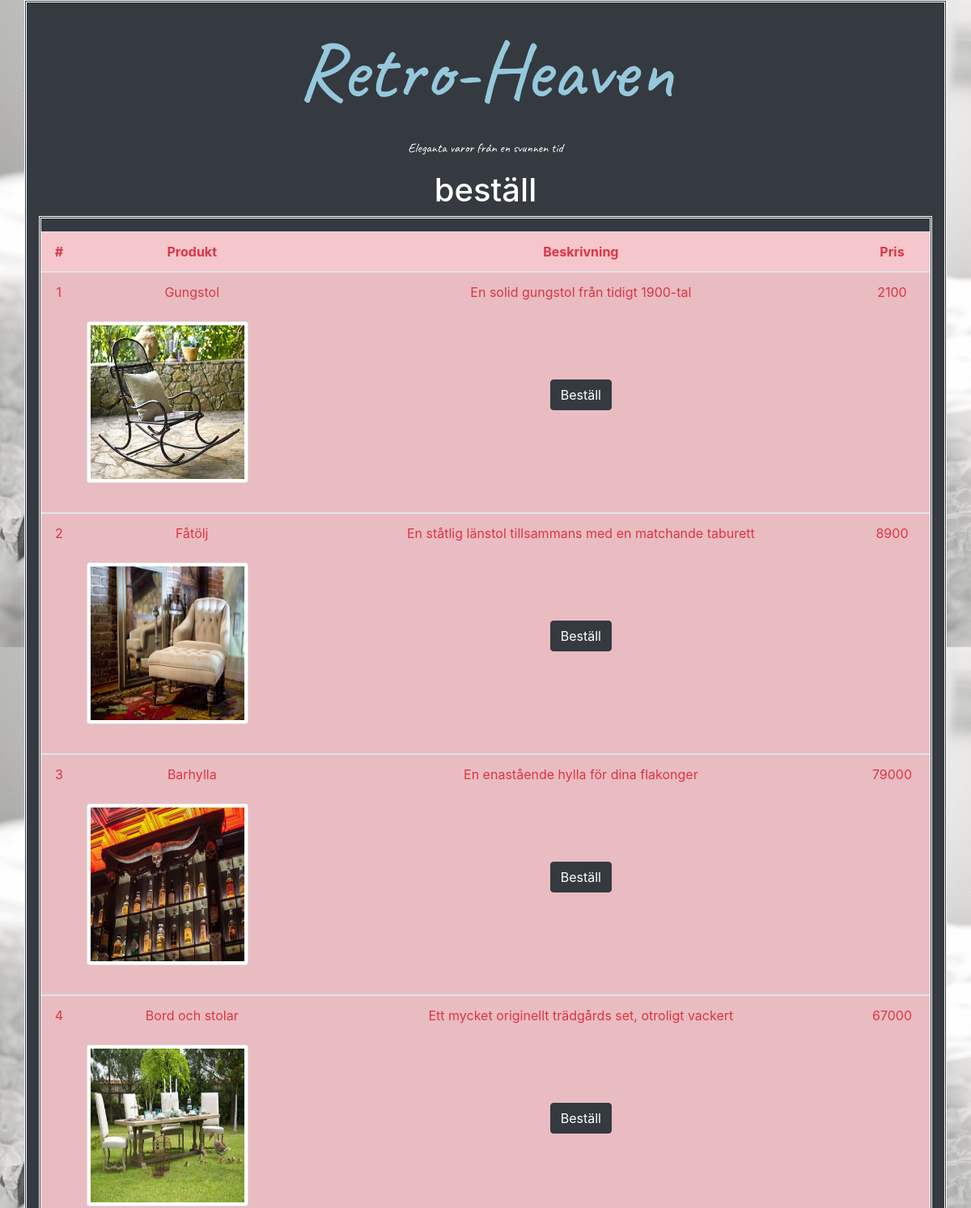
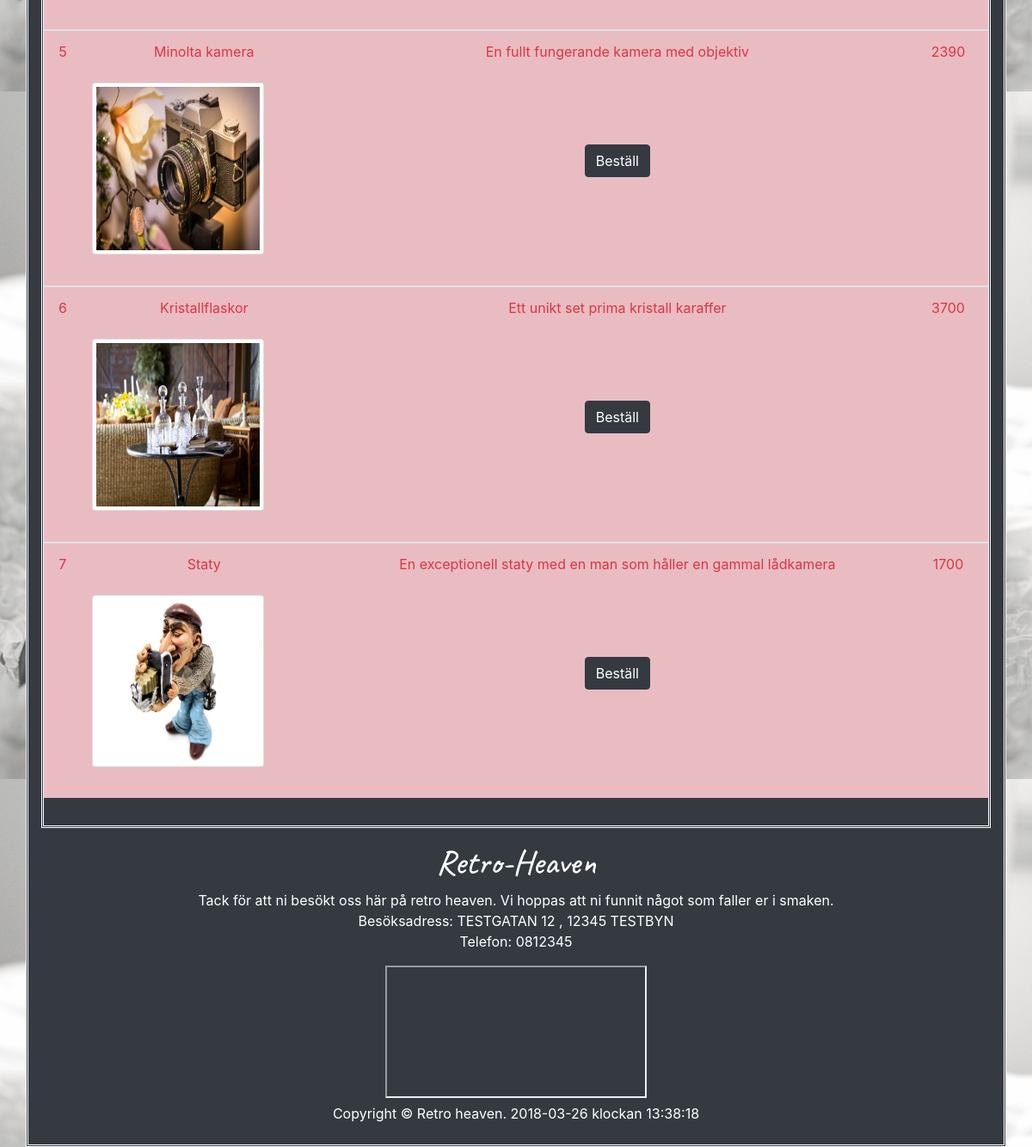
The page / on the database its author committed (2 pictures, top to bottom).
### tables this page shows
CREATE TABLE `produkter` (
  `artikelnummer` int(5) NOT NULL,
  `produkt` varchar(50) NOT NULL,
  `bild` varchar(50) NOT NULL,
  `beskrivning` varchar(250) NOT NULL,
  `pris` int(50) NOT NULL
);

### index.php (the view, shortened to what this page needs)
<?php
    include 'header.php';
    require_once('login.php');
$sql = "SELECT * FROM produkter";
$tabell = mysqli_query($connection , $sql)
          or die(mysqli_error($connection)) ;
?>
         <div class=" bg-dark pt-3 pb-3 double mb-3">
        <table class="table table-striped table-danger text-danger" >
        <thead>
            <tr>
                <th scope="col">#</th>
                <th scope="col">Produkt</th>
                <th scope="col">Beskrivning</th>
                <th scope="col">Pris</th>
            </tr>
        </thead>
       <?php while($row = $tabell->fetch_assoc()){  ?>
    <tbody>
        <tr>
        <td><?=$row['artikelnummer']?></td>
      <td><?= $row['produkt'] ?><img src="images/<?=$row['bild']?>"  alt="#" class="card zoom img-fluid img-thumbnail grow my-4"</td>
      <td><?=$row['beskrivning'];?> <br><br><br><br><br>
      <a href="bestallning.php/?id=<?=$row['artikelnummer']?>"
      class="btn btn-dark">Beställ</a> </td>
      <td><?=$row['pris'];?> </td>
    </tr>
    <?php } ?>
  </tbody>
</table>
</div>
<?php include('footer.php'); ?>

### header.php (shortened to what this page needs)
<!doctype html>
<html lang="sv">
  <head>
    <link rel="stylesheet" href="https://maxcdn.bootstrapcdn.com/bootstrap/4.0.0/css/bootstrap.min.css">
    <link rel="stylesheet" href="retro.css">
  </head>
  <body>
    <div class="container  bg-dark text-center text-white py-2 double">
        <h1 class="font text-center py-3  ">Retro-Heaven</h1>
        <p class="font2"> Eleganta varor från en svunnen tid  </p>
      <h1> <?= PAGE_TITLE ?> </h1>

### footer.php (shortened to what this page needs)
 <div class="bg-dark text-center text-white pb-3"><h1 class="font2">Retro-Heaven</h1><p class=" mb-3 ">
 Tack för att ni besökt oss här på retro heaven. Vi hoppas att ni funnit något som faller er i smaken.  <br> Besöksadress: TESTGATAN 12 , 12345 TESTBYN <br> Telefon: 0812345 <br>
</p>
 <iframe src="https://www.google.com/maps/embed?pb=!1m18!1m12!1m3!1d2257.1873619570993!2d14.336246215922557!3d55.5465228804987!2m3!1f0!2f0!3f0!3m2!1i1024!2i768!4f13.1!3m3!1m2!1s0x465444add444b0a7%3A0x121cae8003d1b063!2sTestgatan%2C+272+36+Simrishamn!5e0!3m2!1ssv!2sse!4v1519752622826"></iframe>
  <br>
 Copyright &copy; Retro heaven.
 <?php echo
date("Y-m-d") ." klockan " .
date("H:i:s")
?>
</div>
  </body>
</html>

### retro.css (style rules this page uses)
.font { font-family: 'Caveat', cursive; color: rgb(150, 200, 219); font-size: 100px; }
.font2 { font-family: 'Caveat', cursive; }
body { background-image: URL('images/book.jpg'); background-size: 100%; }
.card { width: 200px; height: 200px; }
.double { border-style: double; }

### rows shown on the page
produkter: artikelnummer "1", produkt "Gungstol", bild (picture), beskrivning "En solid gungstol från tidigt 1900-tal", pris "2100"
produkter: artikelnummer "2", produkt "Fåtölj", bild (picture), beskrivning "En ståtlig länstol tillsammans med en matchande taburett", pris "8900"
produkter: artikelnummer "3", produkt "Barhylla", bild (picture), beskrivning "En enastående hylla för dina flakonger", pris "79000"
produkter: artikelnummer "4", produkt "Bord och stolar", bild (picture), beskrivning "Ett mycket originellt trädgårds set, otroligt vackert", pris "67000"
produkter: artikelnummer "5", produkt "Minolta kamera", bild (picture), beskrivning "En fullt fungerande kamera med objektiv", pris "2390"
produkter: artikelnummer "6", produkt "Kristallflaskor", bild (picture), beskrivning "Ett unikt set prima kristall karaffer", pris "3700"
produkter: artikelnummer "7", produkt "Staty", bild (picture), beskrivning "En exceptionell staty med en man som håller en gammal lådkamera", pris "1700"

### other values the page prints
PAGE_TITLE "beställ"
